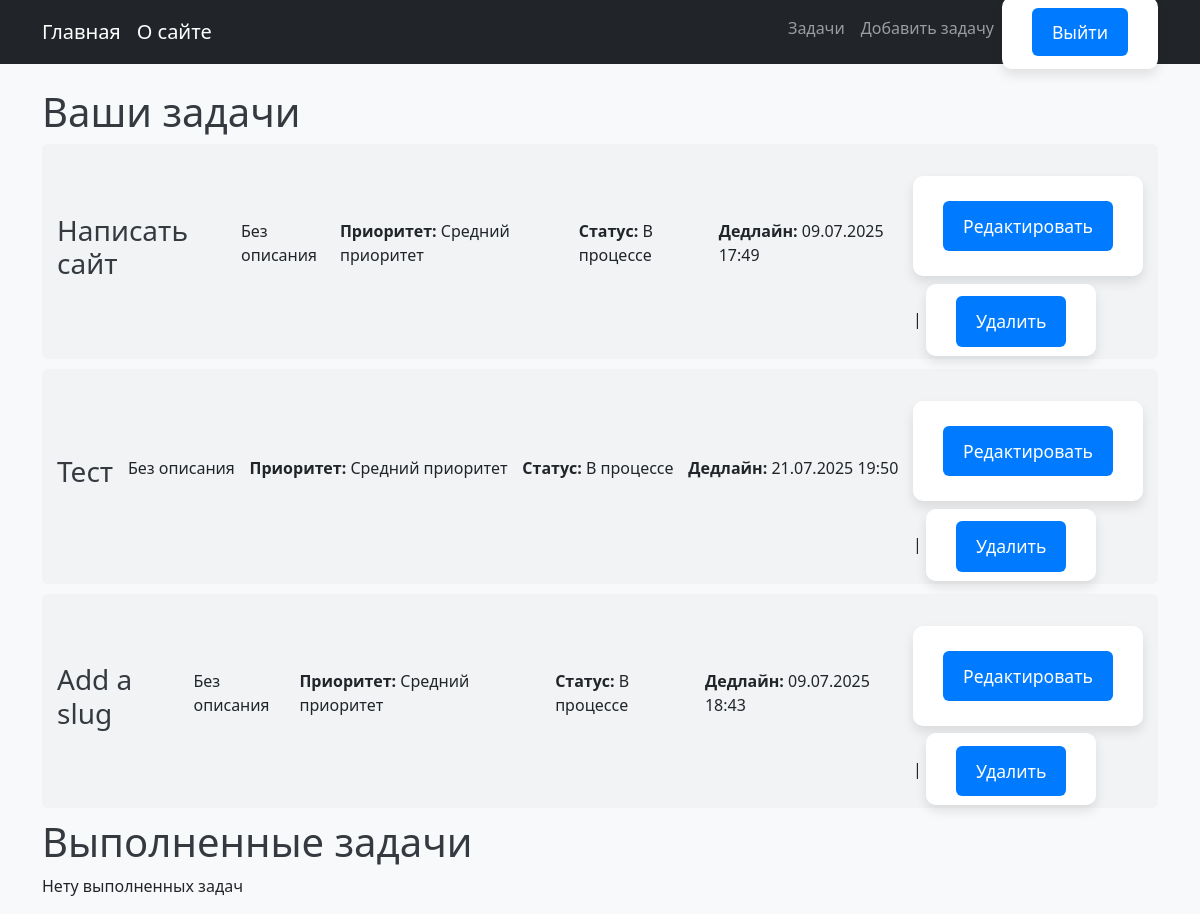
Screenshot of /task-list/ (signed in) with the database file from the repository.
### tasks/models.py (models this page shows, shortened)
class Task(models.Model):
    class Status(models.TextChoices):
        HIGH_PRIORITY = 'HPR', 'Высокий приоритет'
        MIDDLE_PRIORITY = 'MPR', 'Средний приоритет'
        LOW_PRIORITY = 'LPR', 'Низкий приоритет'
    title = models.CharField(max_length=200)
    slug = models.SlugField(max_length=200, unique=True, blank=True)
    description = models.TextField(blank=True, null=True)
    is_completed = models.BooleanField(default=False)
    priority = models.CharField(max_length=3,
                                choices=Status.choices,
                                default=Status.MIDDLE_PRIORITY)
    created_at = models.DateTimeField(auto_now_add=True)
    due_date =  models.DateTimeField()
    user_from = models.ForeignKey(User,
                                  on_delete=models.CASCADE,
                                  related_name='user_tasks')
    objects = models.Manager()
    completed_tasks = CompletedManager()
    class Meta:
        ordering = ['-created_at']
        indexes = [
            models.Index(fields=['-created_at'])
        ]

### tasks/views.py (the view)
# urls.py: path('task-list/', views.tasks_list, name='task_list'),
@login_required
def tasks_list(request):
    user = request.user
    task_list = Task.objects.filter(user_from=user)
    completed_tasks = Task.completed_tasks.filter(user_from=user)
    return render(request, 'tasks/task_list.html',
                  {'task_list': task_list,
                   'completed_tasks': completed_tasks})

### tasks/models.py (called while the page is built)
    def get_queryset(self):
        return super().get_queryset()\
                      .filter(is_completed=True)

### tasks/templates/tasks/task_list.html (shortened to what this page needs)
{% extends 'base.html' %}
{% block content %}
<h1>Ваши задачи</h1>
{% if task_list %}
<ul class="task-list">
    {% for task in task_list %}
        {% if task.is_completed == False %}
    <li class="task-item">
        <h3><a href="{% url 'tasks:task_detail' task.slug %}" class="title-task-list">{{ task.title }}</a></h3>
        <p>{{ task.description|default:"Без описания" }}</p>
        <p><strong>Приоритет:</strong> {{ task.get_priority_display }}</p>
        <p><strong>Статус:</strong> {% if task.is_completed %}Выполнена{% else %}В процессе{% endif %}</p>
        <p><strong>Дедлайн:</strong> {{ task.due_date|date:"d.m.Y H:i" }}</p>
        <div class="task-actions">
            <form action="{% url 'tasks:task_edit' task.slug %}" method="post">
                    <button type="submit" class="btn btn-danger btn-sm">Редактировать</button>
                </form> |
            <form action="{% url 'tasks:task_delete' task.slug %}" method="post" style="display:inline;">
                <button type="submit" class="btn btn-danger btn-sm">Удалить</button>
            </form>
        </div>
    </li>
    {% endif %}
    {% endfor %}
    {% else %}
    <p>У вас пока нет задач.</p>
    {% endif %}
    <h1>Выполненные задачи</h1>
    {% if completed_tasks %}
    <ul class="task-list">
        {% for task in completed_tasks %}
        <li class="task-item">
            <h3><a href="{% url 'tasks:task_detail' task.slug %}" class="title-task-list">{{ task.title }}</a></h3>
            <p>{{ task.description|default:'Без описания' }}</p>
            <p><strong>Приоритет:</strong> {{ task.get_priority_display }}</p>
            <p><strong>Статус:</strong> {% if task.is_completed %}Выполнена{% else %}В процессе{% endif %}</p>
            <p><strong>Дедлайн:</strong> {{ task.due_date|date:"d.m.Y H:i" }}</p>
            <div class="task-actions">
                <form action="{% url 'tasks:task_edit' task.slug %}" method="post">
                    {% csrf_token %}
                    <button type="submit" class="btn btn-danger btn-sm">Редактировать</button>
                </form> |
                <form action="{% url 'tasks:task_delete' task.slug %}" method="post" style="display:inline;">
                    {% csrf_token %}
                    <button type="submit" class="btn btn-danger btn-sm">Удалить</button>
                </form>
            </div>
        </li>
        {% endfor %}
    </ul>
    {% else %}
    <p>Нету выполненных задач</p>
    {% endif %}
    {% endblock %}

### tasks/templates/base.html (shortened to what this page needs)
{% load static %}
<!DOCTYPE html>
<html lang="en">
<head>
    <link href="https://cdn.jsdelivr.net/npm/bootstrap@5.3.0/dist/css/bootstrap.min.css" rel="stylesheet">
    <link rel="stylesheet" href="{% static 'css/tasks.css' %}">
</head>
<body>
    <nav class="navbar navbar-expand-lg navbar-dark bg-dark">
        <div class="container">
            <a class="navbar-brand" href="{% url 'tasks:home' %}">Главная</a>
            <a class="navbar-brand" href="{% url 'tasks:about' %}">О сайте</a>
            <div class="collapse navbar-collapse">
                <ul class="navbar-nav ms-auto">
                    {% if user.is_authenticated %}
                    <li class="nav-item">
                        <a class="nav-link" href="{% url 'tasks:task_list' %}">Задачи</a>
                    </li>
                    <li class="nav-item">
                        <a class="nav-link" href="{% url 'tasks:task_form' %}">Добавить задачу</a>
                    </li>
                    <li class="nav-item">
                        <form action="{% url 'users:logout' %}" method="post" style="display:inline;">
                            <button type="submit" class="logout-link">Выйти</button>
                        </form>
                    </li>
                    {% else %}
                    <li class="nav-item">
                        <a class="nav-link" href="{% url 'users:login' %}">Войти</a>
                    </li>
                    {% endif %}
                </ul>
            </div>
        </div>
    </nav>
    <div class="container mt-4">
        {% block content %}{% endblock %}
    </div>
</body>
</html>

### tasks/static/css/tasks.css (style rules this page uses)
body { background-color: #f8f9fa; font-family: 'Segoe UI', Tahoma, Geneva, Verdana, sans-serif; }
h1, h2, h3 { color: #343a40; }
.task-list { list-style: none; padding-left: 0; }
.task-item { display: flex; align-items: center; justify-content: space-between; padding: 12px 15px; margin-bottom: 10px; background-color: #f1f3f5; border-radius: 6px; transition: background 0.3s; }
.btn-danger { background-color: #dc3545; color: white; }
form { max-width: 500px; margin: 20px auto; background: #fff; padding: 25px 30px; border-radius: 10px; box-shadow: 0 6px 12px rgba(0,0,0,0.1); font-family: 'Segoe UI', Tahoma, Geneva, Verdana, sans-serif; }
form button[type="submit"], form input[type="submit"] { background-color: #007BFF; color: #fff; border: none; padding: 12px 20px; font-size: 1.1rem; border-radius: 6px; cursor: pointer; transition: background-color 0.3s ease; }
.logout-link { all: unset; color: #adb5bd; cursor: pointer; text-decoration: none; font-family: inherit; font-size: inherit; padding: 0; margin: 0; line-height: normal; display: inline; }
.title-task-list { color: inherit; text-decoration: none; cursor: default; transition: color 0.3s ease; }

### rows the page displays
Task: title "Написать сайт", description "Без описания", priority "Средний приоритет", is_completed "В процессе", due_date "09.07.2025 17:49"
Task: title "Тест", description "Без описания", priority "Средний приоритет", is_completed "В процессе", due_date "21.07.2025 19:50"
Task: title "Add a slug", description "Без описания", priority "Средний приоритет", is_completed "В процессе", due_date "09.07.2025 18:43"
